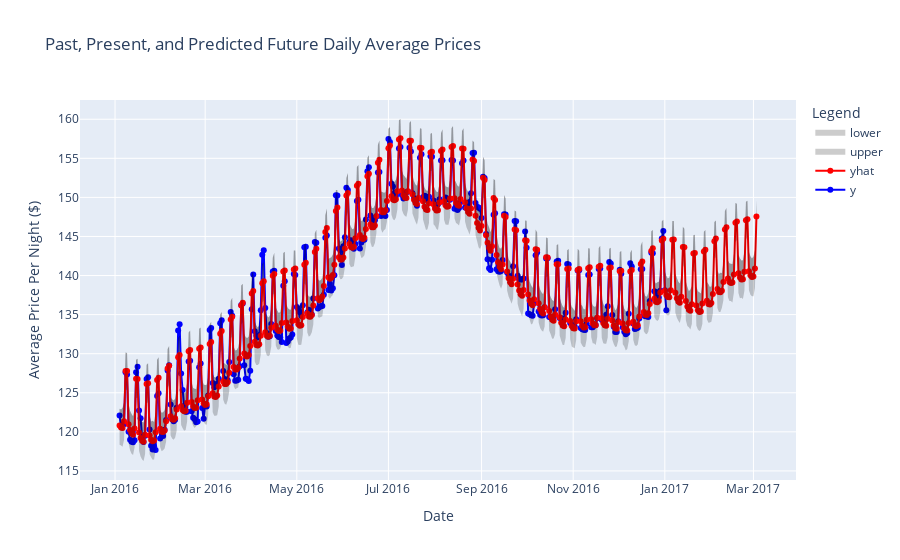

Notebook code cell kept with this figure:
### Code cell
fig = go.Figure()

fig.add_trace(
    go.Scatter(x=previous_future_prices.index, 
                y=previous_future_prices['y'], 
                mode='lines+markers',
                name='y',
                line_color='blue')
)

fig.add_trace(
    go.Scatter(x=previous_future_prices.index, 
                y=previous_future_prices['yhat'], 
                mode='lines+markers',
                line_color='red',
                name='yhat'),
)

fig.add_trace(
    go.Scatter(x=previous_future_prices.index, 
                y=previous_future_prices['yhat_upper'],
                fillcolor='rgba(0,0,0,.2)', 
                #opacity=0.1,
                fill='tonexty', 
                mode='none', 
                name='upper')
)

fig.add_trace(
    go.Scatter(x=previous_future_prices.index, 
                y=previous_future_prices['yhat_lower'],
                fillcolor='rgba(0,0,0,.2)', 
                #opacity=0.01,
                fill='tonexty', 
                mode='none', 
                name='lower')
)

fig.update_layout(
    title="Past, Present, and Predicted Future Daily Average Prices",
    xaxis_title="Date",
    yaxis_title="Average Price Per Night ($)",
    legend_title="Legend",
)


fig.show()

### Figure 1 — Plotly figure (JSON) as saved in the notebook; plotly's stock layout.template omitted (floating-point values rounded to 4 significant figures; data arrays with more than 128 entries replaced by an {"elided": "..."} marker saying what was removed)
{"data": [{"line": {"color": "blue"}, "mode": "lines+markers", "name": "y", "type": "scatter", "x": {"elided": "425 str values"}, "y": {"elided": "425 float values"}}, {"line": {"color": "red"}, "mode": "lines+markers", "name": "yhat", "type": "scatter", "x": {"elided": "425 str values"}, "y": {"elided": "425 float values"}}, {"fill": "tonexty", "fillcolor": "rgba(0,0,0,.2)", "mode": "none", "name": "upper", "type": "scatter", "x": {"elided": "425 str values"}, "y": {"elided": "425 float values"}}, {"fill": "tonexty", "fillcolor": "rgba(0,0,0,.2)", "mode": "none", "name": "lower", "type": "scatter", "x": {"elided": "425 str values"}, "y": {"elided": "425 float values"}}], "layout": {"legend": {"title": {"text": "Legend"}}, "title": {"text": "Past, Present, and Predicted Future Daily Average Prices"}, "xaxis": {"title": {"text": "Date"}}, "yaxis": {"title": {"text": "Average Price Per Night ($)"}}}}
